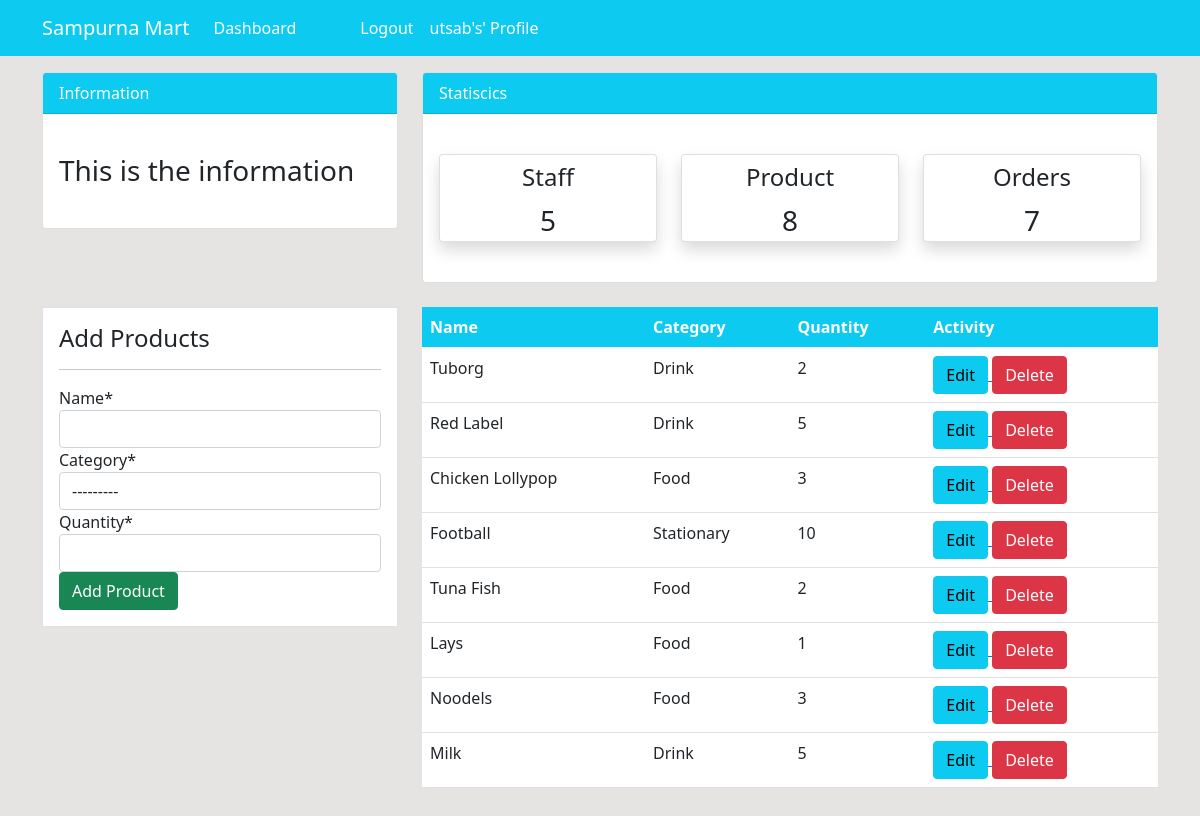
/product/ (signed in), run on the app's committed database.
### myapp/models.py (models this page shows, shortened)
class Product(models.Model):
    name = models.CharField(max_length=30)
    category = models.CharField(max_length=30,choices=CATEGORY,null=True)
    quantity = models.PositiveBigIntegerField()
    class Meta:
        verbose_name_plural = 'Product'

### myapp/views.py (the view)
# urls.py: path('product/',views.product, name='product'),
@login_required(login_url='login')
def product(request):
    workers_count = User.objects.all().count()
    orders_count = Order.objects.all().count()
    items = Product.objects.all()
    product_count = items.count()
    if request.method =="POST":
        form = ProductForm(request.POST)
        if form.is_valid():
            form.save()
            product_name = form.cleaned_data.get('name')
            messages.success(request,f'{product_name} has been added')
            return redirect('dashboard:product')
    else:
        form = ProductForm()
    context ={
        'items':items,
        'form':form,
        'workers_count':workers_count,
        'orders_count':orders_count,
        'product_count':product_count
    }
    return render(request,'dashboard/product.html',context)

### myapp/forms.py
class ProductForm(forms.ModelForm):
    class Meta:
        model = Product
        fields = '__all__'

### templates/dashboard/product.html (shortened to what this page needs)
{% extends 'partials/base.html' %}
{% load crispy_forms_tags %}
{% block content %}
{% include 'partials/topnav.html' %}
 <div class="container">
    <div class="row my-4">
        <div class="col-md-4">
            <div class="border bg-white p-3">
                <h4>Add Products</h4>
                <hr>
                <form method="POST">
                    {{form|crispy}}
                    <input class="btn btn-success btn-block" type="submit" value="Add Product">
                </form>
            </div>
        </div>
        <div class="col-md-8">
            <table class="table bg-white">
                <thead class="bg-info">
                    <tr class="text-white">
                        <th scope="col">Name</th>
                        <th scope="col">Category</th>
                        <th scope="col">Quantity</th>
                        <th scope="col">Activity</th>
                    </tr>
                </thead>
                <tbody>
                {% for item in items %}
                    <tr>
                        <td>{{item.name}}</td>
                        <td>{{item.category}}</td>
                        <td>{{item.quantity}}</td>
                        <td>
                            <a href="{% url 'dashboard:product_update' item.id %}">
                                <button type="submit" class="btn btn-info">Edit</button>
                            </a>
                            <a href="{% url 'dashboard:product_delete' item.id %}">
                                <button type="submit" class="btn btn-danger">Delete</button>
                            </a>
                        </td>
                    </tr>
                    {% endfor %}
                </tbody>
            </table>
        </div>
    </div>
</div>
{% endblock %}

### templates/partials/base.html (shortened to what this page needs)
<!doctype html>
<html lang="en">
  <head>
    {% load static %}
    <link href="https://cdn.jsdelivr.net/npm/bootstrap@5.1.0/dist/css/bootstrap.min.css" rel="stylesheet">
    <link type="text/css" rel="stylesheet" href="{% static 'style.css' %}">
  </head>
  <body>
    {% include 'partials/nav.html' %}
    {% block content %}
    {% endblock %}
  </body>
</html>

### templates/partials/nav.html (shortened to what this page needs)
<nav class="navbar navbar-expand-lg navbar-info bg-info">
    <div class="container">
        <a class="navbar-brand text-white" href="{% url 'dashboard:index' %}">Sampurna Mart</a>
        <div class="collapse navbar-collapse" id="navbarSupportedContent">
            <ul class="navbar-nav mr-auto">
                <li class="nav-item active">
                    <a class="nav-link text-white" href="{% url 'dashboard:index' %}">Dashboard</a>
                </li>
            </ul>
            {% if not user.is_authenticated %}
              <ul class="navbar-nav mx-5">
                <li class="nav-item active">
                    <a class="nav-link text-white" href="{% url 'register' %}">Register</a>
                </li>
                <li class="nav-item">
                    <a class="nav-link text-white" href="{% url 'login' %}">Login</a>
                </li>
            </ul>
            {% else %}
             <ul class="navbar-nav ml-auto mx-5">
                <li class="nav-item active">
                    <a class="nav-link text-white" href="{% url 'logout' %}">Logout</a>
                </li>
                <li class="nav-item">
                    <a class="nav-link text-white" href="{% url 'profile' %}">{{user.username}}'s' Profile</a>
                </li>
            </ul>
            {% endif %}
        </div>
    </div>
</nav>

### templates/partials/topnav.html (shortened to what this page needs)
<div class="container">
    <div class="row mt-3">
        <div class="col-md-4">
            <div class="card">
                <div class="card-header bg-info text-white">Information</div>
                <div class="card-body">
                    <marquee behaviour="" direction="">
                        <h3 class="my-4">This is the information</h3>
                    </marquee>
                </div>
            </div>
        </div>
        <div class="col-md-8">
            <div class="card">
                <div class="card-header bg-info text-white">Statiscics</div>
                <div class="card-body my-4">
                    <div class="row">
                        <div class="col-md-4">
                            <a class="text-decoration-none text-dark" href="{% url 'dashboard:staff' %}">
                                <div class="card my-card shadow text-center">
                                    <h4 class="my-2">Staff</h4>
                                    <h3 class="my-1">{{workers_count}}</h3>
                                </div>
                            </a>
                        </div>
                        <div class="col-md-4">
                            <a class="text-decoration-none text-dark" href="{% url 'dashboard:product' %}">
                                <div class="card my-card shadow text-center">
                                    <h4 class="my-2">Product</h4>
                                    <h3 class="my-1">{{product_count}}</h3>
                                </div>
                            </a>
                        </div>
                        <div class="col-md-4">
                            <a class="text-decoration-none text-dark" href="{% url 'dashboard:order' %}">
                                <div class="card  my-card shadow text-center">
                                    <h4 class="my-2">Orders</h4>
                                    <h3 class="my-1">{{orders_count}}</h3>
                                </div>
                            </a>
                        </div>
                    </div>
                </div>
            </div>
        </div>
    </div>
</div>

### static/style.css (style rules this page uses)
body { background: rgb(230, 227, 227); }

### data on the page
Product: name "Tuborg", category "Drink", quantity "2"
Product: name "Red Label", category "Drink", quantity "5"
Product: name "Chicken Lollypop", category "Food", quantity "3"
Product: name "Football", category "Stationary", quantity "10"
Product: name "Tuna Fish", category "Food", quantity "2"
Product: name "Lays", category "Food", quantity "1"
Product: name "Noodels", category "Food", quantity "3"
Product: name "Milk", category "Drink", quantity "5"

### other printed values
{{ user.username }} "utsab"
{{ workers_count }} "5"
{{ product_count }} "8"
{{ orders_count }} "7"
